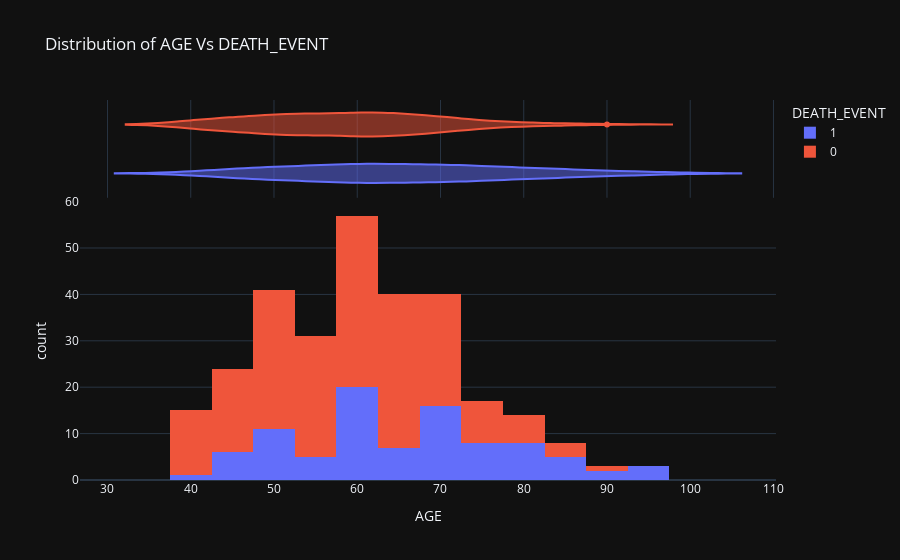

The cell this chart's notebook holds for it:
### Markdown cell above
## Now we will be doing exploratory data analysis in order to gain further insights for our top 6 selected features

### Code cell
# Now lets categorize the above histogram by DEATH_EVENT vs Age

import plotly.express as px
fig = px.histogram(dataset, x="age", color="DEATH_EVENT", marginal="violin", hover_data=dataset.columns, 
                   title ="Distribution of AGE Vs DEATH_EVENT", 
                   labels={"age": "AGE"},
                   template="plotly_dark"
                  )
fig.show()

### Figure 1 — Plotly figure (JSON) as saved in the notebook; plotly's stock layout.template omitted (floating-point values rounded to 4 significant figures; data arrays with more than 128 entries replaced by an {"elided": "..."} marker saying what was removed)
{"data": [{"alignmentgroup": "True", "bingroup": "x", "hovertemplate": "DEATH_EVENT=1<br>AGE=%{x}<br>count=%{y}<extra></extra>", "legendgroup": "1", "marker": {"color": "#636efa"}, "name": "1", "offsetgroup": "1", "orientation": "v", "showlegend": true, "type": "histogram", "x": [75, 55, 65, 50, 90, 75, 60, 65, 80, 75, 62, 45, 50, 82, 87, 45, 70, 65, 68, 75, 80, 95, 70, 58, 82, 94, 85, 50, 65, 69, 90, 82, 60, 70, 50, 70, 60, 50, 51, 60, 80, 57, 68, 53, 60, 70, 60, 95, 49, 72, 45, 50, 45, 60, 42, 72, 70, 65, 85, 69, 60, 60, 59, 60, 72, 85, 70, 86, 60, 80, 72, 75, 72, 50, 45, 80, 59, 59, 65, 75, 58, 60.67, 50, 60, 45, 77, 48, 73, 60, 55, 65, 55], "xaxis": "x", "yaxis": "y"}, {"alignmentgroup": "True", "customdata": {"elided": "92x12 float values"}, "hovertemplate": "DEATH_EVENT=%{customdata[11]}<br>AGE=%{x}<br>anaemia=%{customdata[0]}<br>creatinine_phosphokinase=%{customdata[1]}<br>diabetes=%{customdata[2]}<br>ejection_fraction=%{customdata[3]}<br>high_blood_pressure=%{customdata[4]}<br>platelets=%{customdata[5]}<br>serum_creatinine=%{customdata[6]}<br>serum_sodium=%{customdata[7]}<br>sex=%{customdata[8]}<br>smoking=%{customdata[9]}<br>time=%{customdata[10]}<extra></extra>", "legendgroup": "1", "marker": {"color": "#636efa"}, "name": "1", "offsetgroup": "1", "scalegroup": "x", "showlegend": false, "type": "violin", "x": [75, 55, 65, 50, 90, 75, 60, 65, 80, 75, 62, 45, 50, 82, 87, 45, 70, 65, 68, 75, 80, 95, 70, 58, 82, 94, 85, 50, 65, 69, 90, 82, 60, 70, 50, 70, 60, 50, 51, 60, 80, 57, 68, 53, 60, 70, 60, 95, 49, 72, 45, 50, 45, 60, 42, 72, 70, 65, 85, 69, 60, 60, 59, 60, 72, 85, 70, 86, 60, 80, 72, 75, 72, 50, 45, 80, 59, 59, 65, 75, 58, 60.67, 50, 60, 45, 77, 48, 73, 60, 55, 65, 55], "xaxis": "x2", "yaxis": "y2"}, {"alignmentgroup": "True", "bingroup": "x", "hovertemplate": "DEATH_EVENT=0<br>AGE=%{x}<br>count=%{y}<extra></extra>", "legendgroup": "0", "marker": {"color": "#EF553B"}, "name": "0", "offsetgroup": "0", "orientation": "v", "showlegend": true, "type": "histogram", "x": {"elided": "201 float values"}, "xaxis": "x", "yaxis": "y"}, {"alignmentgroup": "True", "customdata": {"elided": "201x12 float values"}, "hovertemplate": "DEATH_EVENT=%{customdata[11]}<br>AGE=%{x}<br>anaemia=%{customdata[0]}<br>creatinine_phosphokinase=%{customdata[1]}<br>diabetes=%{customdata[2]}<br>ejection_fraction=%{customdata[3]}<br>high_blood_pressure=%{customdata[4]}<br>platelets=%{customdata[5]}<br>serum_creatinine=%{customdata[6]}<br>serum_sodium=%{customdata[7]}<br>sex=%{customdata[8]}<br>smoking=%{customdata[9]}<br>time=%{customdata[10]}<extra></extra>", "legendgroup": "0", "marker": {"color": "#EF553B"}, "name": "0", "offsetgroup": "0", "scalegroup": "x", "showlegend": false, "type": "violin", "x": {"elided": "201 float values"}, "xaxis": "x2", "yaxis": "y2"}], "layout": {"barmode": "relative", "legend": {"title": {"text": "DEATH_EVENT"}, "tracegroupgap": 0}, "title": {"text": "Distribution of AGE Vs DEATH_EVENT"}, "xaxis": {"anchor": "y", "domain": [0, 1], "title": {"text": "AGE"}}, "xaxis2": {"anchor": "y2", "domain": [0, 1], "matches": "x", "showgrid": true, "showticklabels": false}, "yaxis": {"anchor": "x", "domain": [0, 0.7326], "title": {"text": "count"}}, "yaxis2": {"anchor": "x2", "domain": [0.7426, 1], "matches": "y2", "showgrid": false, "showline": false, "showticklabels": false, "ticks": ""}}}
